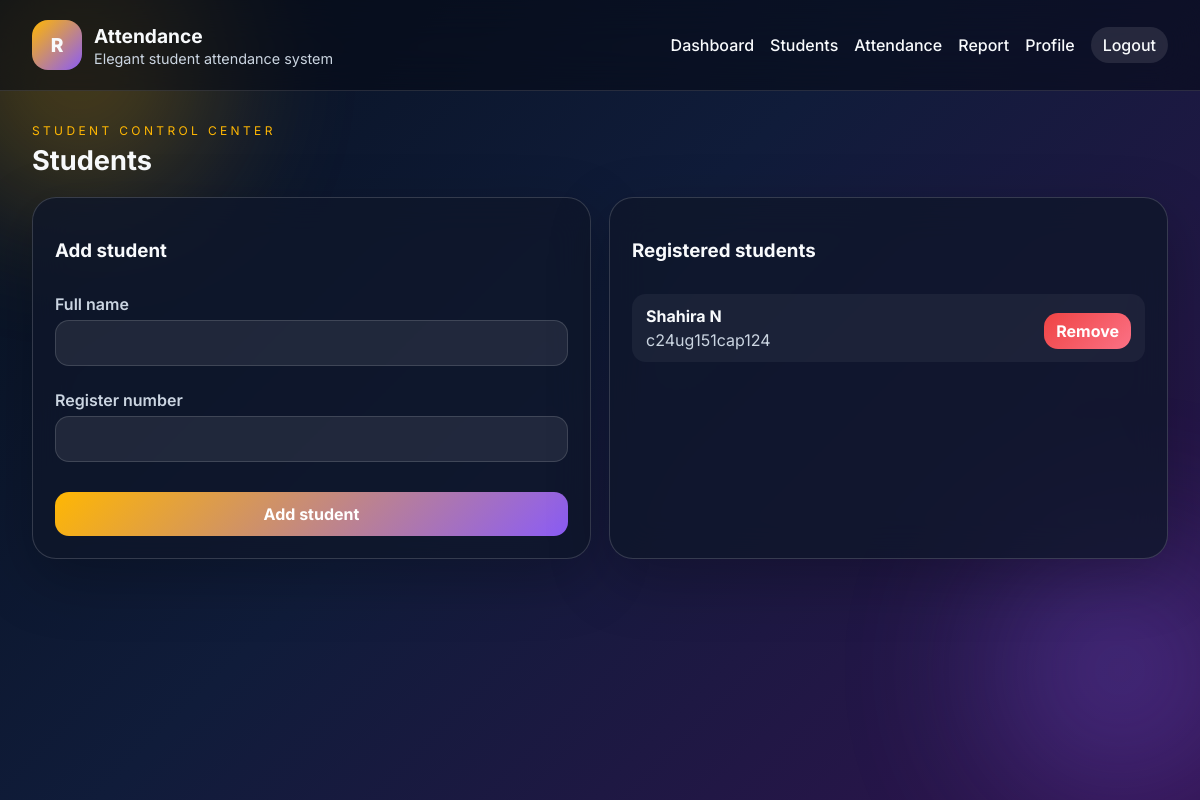
The page /students (signed in) on the database as committed earlier.
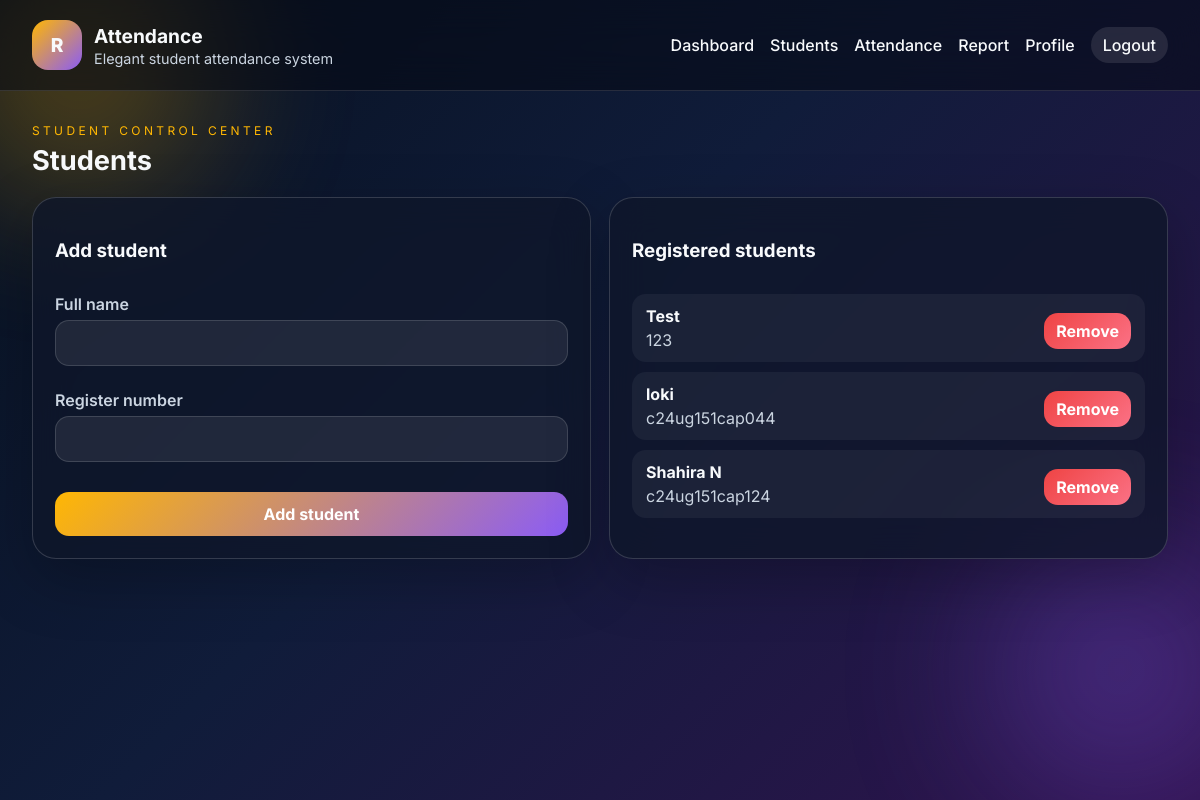
The same page on the database as committed later.
### tables this page shows
CREATE TABLE students (
            id INTEGER PRIMARY KEY AUTOINCREMENT,
            full_name TEXT NOT NULL,
            register_number TEXT NOT NULL UNIQUE,
            created_at TEXT NOT NULL DEFAULT CURRENT_TIMESTAMP
        );

### app.py (the view, shortened to what this page needs)
@app.route('/students', methods=['GET', 'POST'])
@login_required
def students():
    try:
        student_list = get_all_students()
        return render_template('students.html', students=student_list)
    except Exception:
        app.logger.exception('Error while processing student request')
        flash('Unable to process student request right now.', 'danger')
        return redirect(url_for('students'))

### auth.py (called while the page is built)
def login_required(view):
    @wraps(view)
    def wrapped(*args, **kwargs):
        if not session.get('user_id'):
            flash('Please log in to continue.', 'warning')
            return redirect(url_for('login'))
        return view(*args, **kwargs)
    return wrapped

### models.py (called while the page is built)
def get_db_connection():
    conn = sqlite3.connect(Config.DATABASE_PATH)
    conn.row_factory = sqlite3.Row
    return conn

### student.py (called while the page is built)
def get_all_students():
    conn = get_db_connection()
    rows = conn.execute(
        'SELECT * FROM students ORDER BY created_at DESC'
    ).fetchall()
    conn.close()
    return [dict(row) for row in rows]

### templates/students.html (shortened to what this page needs)
{% extends 'base.html' %}
{% block content %}
<div class="page-head">
    <div>
        <p class="eyebrow">Student control center</p>
        <h2>Students</h2>
    </div>
</div>
<div class="grid-two">
    {% if session.get('username') == 'admin' %}
    <section class="panel">
        <div class="panel-head">
            <h3>Add student</h3>
        </div>
        <form method="post" class="form-stack">
            <label>Full name
                <input type="text" name="full_name" required>
            </label>
            <label>Register number
                <input type="text" name="register_number" required>
            </label>
            <button type="submit">Add student</button>
        </form>
    </section>
    {% endif %}
    <section class="panel">
        <div class="panel-head">
            <h3>Registered students</h3>
        </div>
        {% if session.get('username') == 'admin' %}
        <div class="student-list">
            {% for student in students %}
            <div class="student-card">
                <div>
                    <strong>{{ student.full_name }}</strong>
                    <p>{{ student.register_number }}</p>
                </div>
                <form method="post">
                    <button type="submit" class="danger-btn">Remove</button>
                </form>
            </div>
            {% else %}
            <p>No students added yet.</p>
            {% endfor %}
        </div>
        {% else %}
        <p>Only the admin account can add or remove students.</p>
        {% endif %}
    </section>
</div>
{% endblock %}

Rows that differ between the two databases and show on the page:
added students: full_name "Test", register_number "123"
added students: full_name "loki", register_number "c24ug151cap044"
